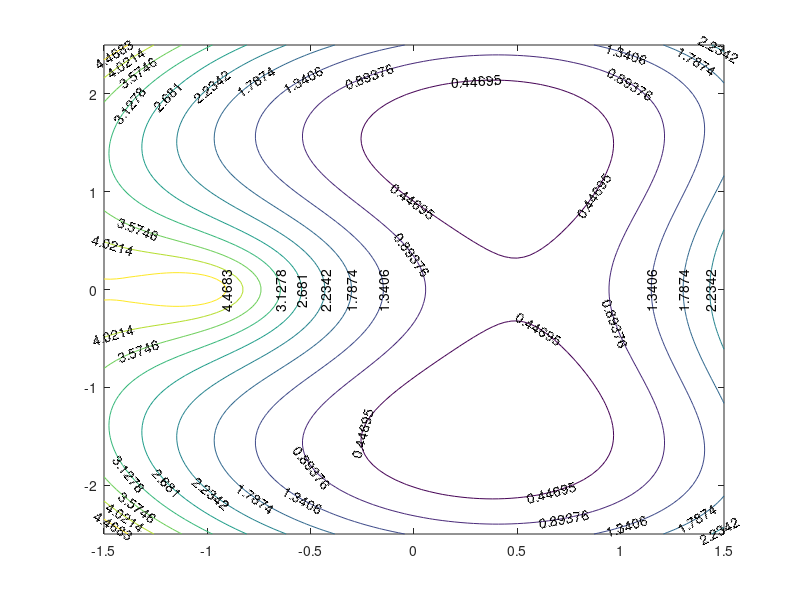

Source code (MATLAB): (Note: this script raises an error after producing the figure.)
%% Solution for the task 2
clc
x = linspace(-1.5,1.5);
y = linspace(-2.5,2.5);
[X,Y] = meshgrid(x,y);
values=[0];
for i=1:length(y)
    for j=1:length(x)
        values(i,j) = ((sqrt((x(j)+1).^2+y(i).^2)-2).^2+(sqrt((x(j)-3).^2+y(i).^2)-3).^2);
     end
end

contour(X,Y,values, 'ShowText','on')

%plot design 
xline(0, 'Color', 'k', 'LineWidth', 0.5);
yline(0, 'Color', 'k', 'LineWidth', 0.5);
title('Cost Function with two Anchor points', 'Interpreter','latex')
xlabel('x','Interpreter','latex');
ylabel('y', 'Interpreter','latex') ;

%scatter3(0.5,1.5,0,'r') % point where the cost function value is approximately zero

%% Comments 
%In order to get a single global minimizer we must use 3 Anchors. 




